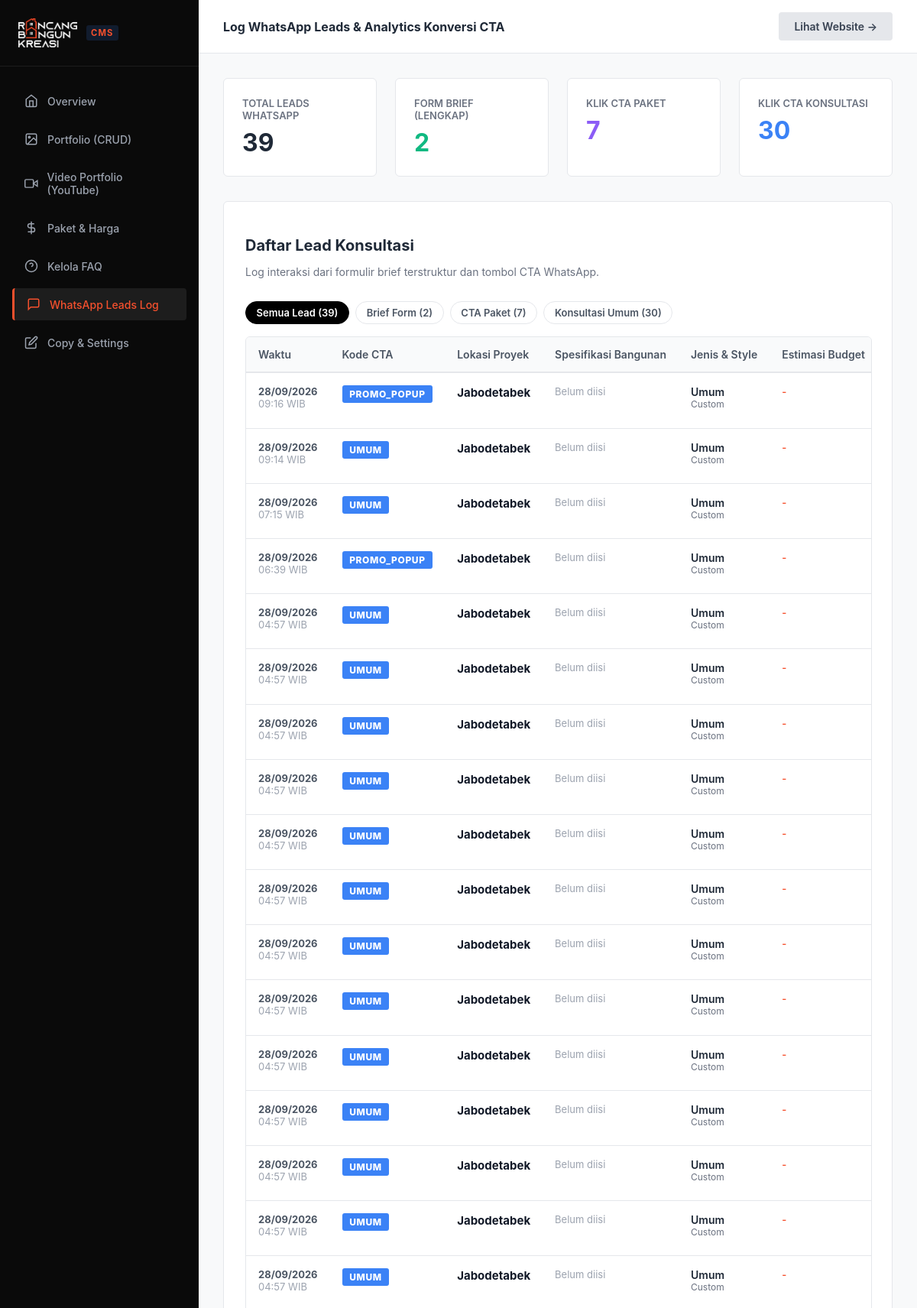
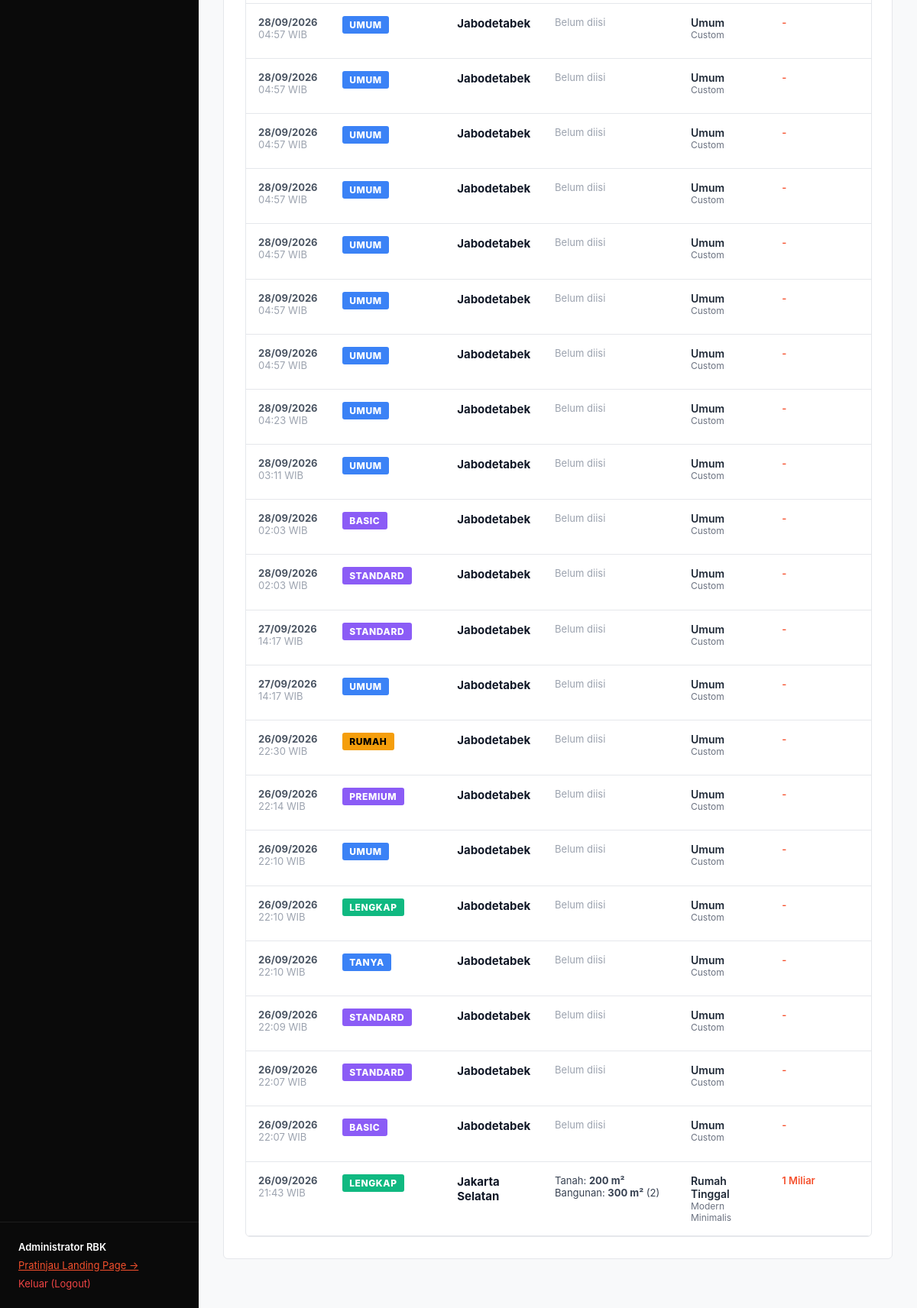
Page /admin/leads.php (signed in) on the committed database (2 pictures, top to bottom).
### tables this page shows
CREATE TABLE leads (
        id INTEGER PRIMARY KEY AUTOINCREMENT,
        name TEXT,
        wa_number TEXT,
        location TEXT,
        land_area TEXT,
        building_area TEXT,
        floors TEXT,
        building_type TEXT,
        style TEXT,
        budget TEXT,
        full_message TEXT,
        source_cta TEXT,
        status TEXT DEFAULT 'new',
        created_at DATETIME DEFAULT CURRENT_TIMESTAMP
    );

### config/auth.php (called while the page is built, shortened)
<?php
function e($string) {
    return htmlspecialchars($string ?? '', ENT_QUOTES, 'UTF-8');
}

### admin/leads.php (the view, shortened to what this page needs)
<?php
require_once __DIR__ . '/../config/auth.php';
$db = getDB();
$filter = $_GET['filter'] ?? 'all';
$sql = "SELECT * FROM leads";
$params = [];
$sql .= " ORDER BY created_at DESC";
$leads = $db->prepare($sql);
$leads->execute($params);
$leadsList = $leads->fetchAll();
$totalLeads = $db->query("SELECT COUNT(*) FROM leads")->fetchColumn();
$totalBriefs = $db->query("SELECT COUNT(*) FROM leads WHERE source_cta = 'LENGKAP'")->fetchColumn();
$totalPaket = $db->query("SELECT COUNT(*) FROM leads WHERE source_cta IN ('BASIC', 'STANDARD', 'PREMIUM', 'REKOMENDASI')")->fetchColumn();
$totalGeneral = $db->query("SELECT COUNT(*) FROM leads WHERE source_cta NOT IN ('LENGKAP', 'BASIC', 'STANDARD', 'PREMIUM', 'REKOMENDASI')")->fetchColumn();
?>
<!DOCTYPE html>
<html lang="id">
<head>
  <link rel="stylesheet" href="/assets/css/admin.css">
</head>
<body class="admin-body">
  <?php include __DIR__ . '/sidebar.php'; ?>
  <div class="admin-main">
    <div class="admin-topbar">
      <div><strong>Log WhatsApp Leads & Analytics Konversi CTA</strong></div>
      <a href="/" target="_blank" class="btn-admin btn-admin-secondary">Lihat Website &rarr;</a>
    </div>
    <div class="admin-content">
      <div class="stats-grid">
        <div class="stat-card">
          <div class="stat-label">Total Leads WhatsApp</div>
          <div class="stat-value"><?= $totalLeads; ?></div>
        </div>
        <div class="stat-card">
          <div class="stat-label">Form Brief (Lengkap)</div>
          <div class="stat-value" style="color: #10B981;"><?= $totalBriefs; ?></div>
        </div>
        <div class="stat-card">
          <div class="stat-label">Klik CTA Paket</div>
          <div class="stat-value" style="color: #8B5CF6;"><?= $totalPaket; ?></div>
        </div>
        <div class="stat-card">
          <div class="stat-label">Klik CTA Konsultasi</div>
          <div class="stat-value" style="color: #3B82F6;"><?= $totalGeneral; ?></div>
        </div>
      </div>
      <div class="card">
        <div style="display: flex; align-items: center; justify-content: space-between; flex-wrap: wrap; gap: 1rem; margin-bottom: 1rem;">
          <div>
            <h2 style="font-size: 1.25rem; font-weight: 700; margin-bottom: 0.25rem;">Daftar Lead Konsultasi</h2>
            <p style="font-size: 0.875rem; color: #6B7280;">Log interaksi dari formulir brief terstruktur dan tombol CTA WhatsApp.</p>
          </div>
          <div class="filter-pills" style="margin-bottom: 0;">
            <a href="/admin/leads.php?filter=all" class="filter-pill <?= $filter === 'all' ? 'active' : ''; ?>">Semua Lead (<?= $totalLeads; ?>)</a>
            <a href="/admin/leads.php?filter=brief" class="filter-pill <?= $filter === 'brief' ? 'active' : ''; ?>">Brief Form (<?= $totalBriefs; ?>)</a>
            <a href="/admin/leads.php?filter=paket" class="filter-pill <?= $filter === 'paket' ? 'active' : ''; ?>">CTA Paket (<?= $totalPaket; ?>)</a>
            <a href="/admin/leads.php?filter=umum" class="filter-pill <?= $filter === 'umum' ? 'active' : ''; ?>">Konsultasi Umum (<?= $totalGeneral; ?>)</a>
          </div>
        </div>
        <?php if (empty($leadsList)): ?>
          <div style="text-align: center; padding: 4rem 2rem; color: #9CA3AF; background: #F9FAFB; border-radius: 6px; border: 1px dashed #E5E7EB;">
            <svg width="48" height="48" viewBox="0 0 24 24" fill="none" stroke="currentColor" stroke-width="1.5" style="margin-bottom: 1rem; color: #D1D5DB;"><path d="M21 15a2 2 0 0 1-2 2H7l-4 4V5a2 2 0 0 1 2-2h14a2 2 0 0 1 2 2z"/></svg>
            <div style="font-size: 1rem; font-weight: 600; color: #374151;">Belum Ada Lead Tersimpan</div>
            <div style="font-size: 0.875rem; color: #6B7280; margin-top: 0.25rem;">Leads akan otomatis masuk ketika pengunjung mengklik CTA WhatsApp atau mengirim formulir brief.</div>
          </div>
        <?php else: ?>
          <div class="table-responsive">
            <table class="admin-table">
              <thead>
                <tr>
                  <th style="width: 130px;">Waktu</th>
                  <th style="width: 140px;">Kode CTA</th>
                  <th style="width: 180px;">Lokasi Proyek</th>
                  <th style="width: 200px;">Spesifikasi Bangunan</th>
                  <th style="width: 180px;">Jenis & Style</th>
                  <th style="width: 160px;">Estimasi Budget</th>
                </tr>
              </thead>
              <tbody>
                <?php foreach ($leadsList as $lead): ?>
                  <?php
                    $ctaCode = strtoupper($lead['source_cta'] ?? 'UMUM');
                    $badgeClass = 'umum';
                    if ($ctaCode === 'LENGKAP') {
                        $badgeClass = 'lengkap';
                    } elseif (in_array($ctaCode, ['BASIC', 'STANDARD', 'PREMIUM', 'REKOMENDASI'])) {
                        $badgeClass = 'paket';
                    } elseif (in_array($ctaCode, ['SEBELUM-BANGUN', 'RUMAH', 'KOMERSIAL'])) {
                        $badgeClass = 'sebelum';
                    }
                  ?>
                  <tr>
                    <td style="white-space: nowrap; font-size: 0.8125rem; color: #4B5563;">
                      <strong><?= date('d/m/Y', strtotime($lead['created_at'])); ?></strong><br>
                      <span style="color: #9CA3AF;"><?= date('H:i', strtotime($lead['created_at'])); ?> WIB</span>
                    </td>
                    <td>
                      <span class="badge-cta <?= $badgeClass; ?>"><?= e($ctaCode); ?></span>
                    </td>
                    <td>
                      <strong style="color: #111827; font-size: 0.9375rem;"><?= e($lead['location'] ?? 'Jabodetabek'); ?></strong>
                    </td>
                    <td style="font-size: 0.8125rem; color: #374151;">
                      <?php if (!empty($lead['land_area']) || !empty($lead['building_area'])): ?>
                        <div>Tanah: <strong><?= e($lead['land_area'] ?? '-'); ?> m²</strong></div>
                        <div>Bangunan: <strong><?= e($lead['building_area'] ?? '-'); ?> m²</strong> (<?= e($lead['floors'] ?? '-'); ?>)</div>
                      <?php else: ?>
                        <span style="color: #9CA3AF;">Belum diisi</span>
                      <?php endif; ?>
                    </td>
                    <td>
                      <div style="font-weight: 600; color: #1F2937;"><?= e($lead['building_type'] ?? 'Umum'); ?></div>
                      <div style="font-size: 0.75rem; color: #6B7280;"><?= e($lead['style'] ?? 'Custom'); ?></div>
                    </td>
                    <td style="font-size: 0.8125rem; font-weight: 600; color: var(--admin-primary);">
                      <?= e($lead['budget'] ?? '-'); ?>
                    </td>
                  </tr>
                <?php endforeach; ?>
              </tbody>
            </table>
          </div>
        <?php endif; ?>
      </div>
    </div>
  </div>
</body>
</html>

### assets/css/admin.css (style rules this page uses)
:root { --admin-sidebar-bg: #0A0A0A; --admin-content-bg: #F8F9FA; --admin-card-bg: #FFFFFF; --admin-border: #E5E7EB; --admin-text: #1F2937; --admin-muted: #6B7280; --admin-primary: #F5502D; --admin-primary-hover: #D83C1A; }
body.admin-body { font-family: 'Plus Jakarta Sans', -apple-system, sans-serif; background-color: var(--admin-content-bg); color: var(--admin-text); margin: 0; display: flex; min-height: 100vh; }
.admin-main { flex-grow: 1; display: flex; flex-direction: column; min-width: 0; overflow-x: hidden; }
.admin-topbar { background: #FFFFFF; padding: 1rem 2rem; border-bottom: 1px solid var(--admin-border); display: flex; align-items: center; justify-content: space-between; }
.admin-content { padding: 2rem; flex-grow: 1; }
.stats-grid { display: grid; grid-template-columns: repeat(4, 1fr); gap: 1.5rem; margin-bottom: 2rem; }
.stat-card { background: var(--admin-card-bg); padding: 1.5rem; border-radius: 6px; border: 1px solid var(--admin-border); display: flex; flex-direction: column; }
.stat-label { font-size: 0.8125rem; color: var(--admin-muted); font-weight: 600; text-transform: uppercase; margin-bottom: 0.5rem; }
.stat-value { font-size: 2rem; font-weight: 700; color: var(--admin-text); }
.card { background: var(--admin-card-bg); border: 1px solid var(--admin-border); border-radius: 6px; padding: 1.75rem; margin-bottom: 2rem; }
.btn-admin { padding: 0.625rem 1.25rem; font-size: 0.875rem; font-weight: 600; border-radius: 4px; border: none; cursor: pointer; display: inline-flex; align-items: center; gap: 0.5rem; text-decoration: none; }
.btn-admin-secondary { background: #E5E7EB; color: #374151; }
.table-responsive { width: 100%; overflow-x: auto; -webkit-overflow-scrolling: touch; margin-top: 1rem; border: 1px solid var(--admin-border); border-radius: 6px; }
.admin-table { width: 100%; border-collapse: collapse; font-size: 0.875rem; min-width: 900px; }
.admin-table th { background: #F9FAFB; font-weight: 600; color: #4B5563; padding: 0.875rem 1rem; text-align: left; border-bottom: 2px solid var(--admin-border); white-space: nowrap; }
.admin-table td { padding: 1rem; text-align: left; border-bottom: 1px solid var(--admin-border); vertical-align: top; }
.badge-cta { display: inline-block; padding: 0.25rem 0.6rem; font-size: 0.75rem; font-weight: 800; border-radius: 3px; letter-spacing: 0.05em; text-transform: uppercase; }
.badge-cta.lengkap { background: #10B981; color: #FFFFFF; }
.badge-cta.umum { background: #3B82F6; color: #FFFFFF; }
.badge-cta.paket { background: #8B5CF6; color: #FFFFFF; }
.badge-cta.sebelum { background: #F59E0B; color: #000000; }
.filter-pills { display: flex; gap: 0.5rem; flex-wrap: wrap; margin-bottom: 1.5rem; }
.filter-pill { padding: 0.4rem 0.85rem; font-size: 0.8125rem; font-weight: 600; border-radius: 20px; border: 1px solid var(--admin-border); background: #FFF; color: #4B5563; text-decoration: none; transition: all 0.2s ease; }
.filter-pill.active, .filter-pill:hover { background: #000; color: #FFF; border-color: #000; }

### rows in the picture
leads: created_at "28/09/2026", created_at "09:16", source_cta "PROMO_POPUP", location "Jabodetabek", shows "Belum diisi", building_type "Umum", style "Custom", budget "-"
leads: created_at "28/09/2026", created_at "09:14", source_cta "UMUM", location "Jabodetabek", shows "Belum diisi", building_type "Umum", style "Custom", budget "-"
leads: created_at "28/09/2026", created_at "07:15", source_cta "UMUM", location "Jabodetabek", shows "Belum diisi", building_type "Umum", style "Custom", budget "-"
leads: created_at "28/09/2026", created_at "06:39", source_cta "PROMO_POPUP", location "Jabodetabek", shows "Belum diisi", building_type "Umum", style "Custom", budget "-"
leads: created_at "28/09/2026", created_at "04:57", source_cta "UMUM", location "Jabodetabek", shows "Belum diisi", building_type "Umum", style "Custom", budget "-"
leads: created_at "28/09/2026", created_at "04:57", source_cta "UMUM", location "Jabodetabek", shows "Belum diisi", building_type "Umum", style "Custom", budget "-"
leads: created_at "28/09/2026", created_at "04:57", source_cta "UMUM", location "Jabodetabek", shows "Belum diisi", building_type "Umum", style "Custom", budget "-"
leads: created_at "28/09/2026", created_at "04:57", source_cta "UMUM", location "Jabodetabek", shows "Belum diisi", building_type "Umum", style "Custom", budget "-"
leads: created_at "28/09/2026", created_at "04:57", source_cta "UMUM", location "Jabodetabek", shows "Belum diisi", building_type "Umum", style "Custom", budget "-"
leads: created_at "28/09/2026", created_at "04:57", source_cta "UMUM", location "Jabodetabek", shows "Belum diisi", building_type "Umum", style "Custom", budget "-"
leads: created_at "28/09/2026", created_at "04:57", source_cta "UMUM", location "Jabodetabek", shows "Belum diisi", building_type "Umum", style "Custom", budget "-"
leads: created_at "28/09/2026", created_at "04:57", source_cta "UMUM", location "Jabodetabek", shows "Belum diisi", building_type "Umum", style "Custom", budget "-"
leads: created_at "28/09/2026", created_at "04:57", source_cta "UMUM", location "Jabodetabek", shows "Belum diisi", building_type "Umum", style "Custom", budget "-"
leads: created_at "28/09/2026", created_at "04:57", source_cta "UMUM", location "Jabodetabek", shows "Belum diisi", building_type "Umum", style "Custom", budget "-"
leads: created_at "28/09/2026", created_at "04:57", source_cta "UMUM", location "Jabodetabek", shows "Belum diisi", building_type "Umum", style "Custom", budget "-"
leads: created_at "28/09/2026", created_at "04:57", source_cta "UMUM", location "Jabodetabek", shows "Belum diisi", building_type "Umum", style "Custom", budget "-"
leads: created_at "28/09/2026", created_at "04:57", source_cta "UMUM", location "Jabodetabek", shows "Belum diisi", building_type "Umum", style "Custom", budget "-"
leads: created_at "28/09/2026", created_at "04:57", source_cta "UMUM", location "Jabodetabek", shows "Belum diisi", building_type "Umum", style "Custom", budget "-"
leads: created_at "28/09/2026", created_at "04:57", source_cta "UMUM", location "Jabodetabek", shows "Belum diisi", building_type "Umum", style "Custom", budget "-"
leads: created_at "28/09/2026", created_at "04:57", source_cta "UMUM", location "Jabodetabek", shows "Belum diisi", building_type "Umum", style "Custom", budget "-"
leads: created_at "28/09/2026", created_at "04:57", source_cta "UMUM", location "Jabodetabek", shows "Belum diisi", building_type "Umum", style "Custom", budget "-"
leads: created_at "28/09/2026", created_at "04:57", source_cta "UMUM", location "Jabodetabek", shows "Belum diisi", building_type "Umum", style "Custom", budget "-"
leads: created_at "28/09/2026", created_at "04:57", source_cta "UMUM", location "Jabodetabek", shows "Belum diisi", building_type "Umum", style "Custom", budget "-"
leads: created_at "28/09/2026", created_at "04:57", source_cta "UMUM", location "Jabodetabek", shows "Belum diisi", building_type "Umum", style "Custom", budget "-"
leads: created_at "28/09/2026", created_at "04:23", source_cta "UMUM", location "Jabodetabek", shows "Belum diisi", building_type "Umum", style "Custom", budget "-"
leads: created_at "28/09/2026", created_at "03:11", source_cta "UMUM", location "Jabodetabek", shows "Belum diisi", building_type "Umum", style "Custom", budget "-"
leads: created_at "28/09/2026", created_at "02:03", source_cta "BASIC", location "Jabodetabek", shows "Belum diisi", building_type "Umum", style "Custom", budget "-"
leads: created_at "28/09/2026", created_at "02:03", source_cta "STANDARD", location "Jabodetabek", shows "Belum diisi", building_type "Umum", style "Custom", budget "-"
leads: created_at "27/09/2026", created_at "14:17", source_cta "STANDARD", location "Jabodetabek", shows "Belum diisi", building_type "Umum", style "Custom", budget "-"
leads: created_at "27/09/2026", created_at "14:17", source_cta "UMUM", location "Jabodetabek", shows "Belum diisi", building_type "Umum", style "Custom", budget "-"
leads: created_at "26/09/2026", created_at "22:30", source_cta "RUMAH", location "Jabodetabek", shows "Belum diisi", building_type "Umum", style "Custom", budget "-"
leads: created_at "26/09/2026", created_at "22:14", source_cta "PREMIUM", location "Jabodetabek", shows "Belum diisi", building_type "Umum", style "Custom", budget "-"
leads: created_at "26/09/2026", created_at "22:10", source_cta "UMUM", location "Jabodetabek", shows "Belum diisi", building_type "Umum", style "Custom", budget "-"
leads: created_at "26/09/2026", created_at "22:10", source_cta "LENGKAP", location "Jabodetabek", shows "Belum diisi", building_type "Umum", style "Custom", budget "-"
leads: created_at "26/09/2026", created_at "22:10", source_cta "TANYA", location "Jabodetabek", shows "Belum diisi", building_type "Umum", style "Custom", budget "-"
leads: created_at "26/09/2026", created_at "22:09", source_cta "STANDARD", location "Jabodetabek", shows "Belum diisi", building_type "Umum", style "Custom", budget "-"
leads: created_at "26/09/2026", created_at "22:07", source_cta "STANDARD", location "Jabodetabek", shows "Belum diisi", building_type "Umum", style "Custom", budget "-"
leads: created_at "26/09/2026", created_at "22:07", source_cta "BASIC", location "Jabodetabek", shows "Belum diisi", building_type "Umum", style "Custom", budget "-"
leads: created_at "26/09/2026", created_at "21:43", source_cta "LENGKAP", location "Jakarta Selatan", land_area "200", building_area "300", floors "2", building_type "Rumah Tinggal", style "Modern Minimalis", budget "1 Miliar"

### other values in the picture
$_SESSION['admin_user']['name'] "Administrator RBK"
$totalLeads "39"
$totalBriefs "2"
$totalPaket "7"
$totalGeneral "30"
